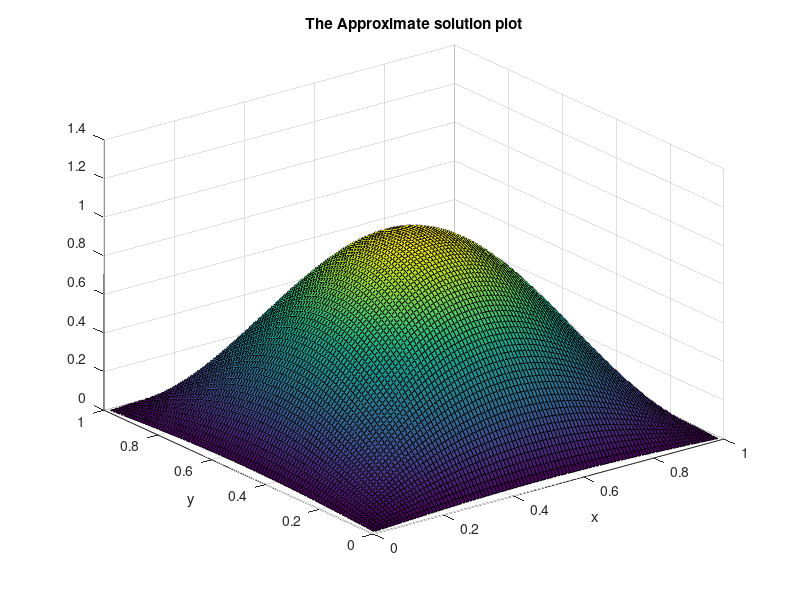
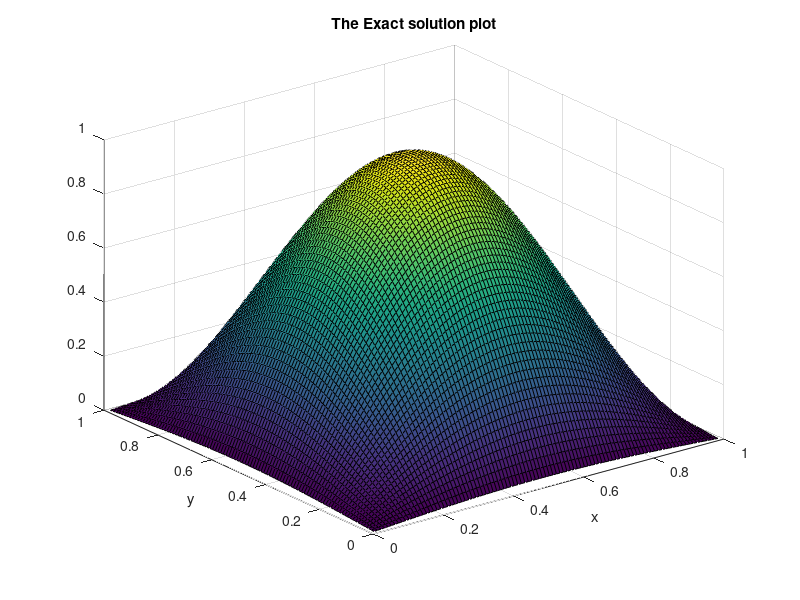

MATLAB code to generate these figures, in order:
%%%%%%%%%%%%%%%%%%%%%%%%%%%%%%%%%%%%%%%%%%%%%%%%%%%%%%%%%%%%%
%%%%          Matrix method for Poisson Equation         %%%%
%%%     u_{xx} + u_{yy} = f(x, y), 0 < x < 1, 0 < y < 1  %%%%
%%%              u(x, y) = 0 on boundary,                %%%%  
%%%  Exact soln: u(x, y) = sin(pi*x)*sin(pi*y)           %%%%
%%%        Here f(x, y) = -2*pi^2*sin(pi*x)*sin(pi*y);   %%%%
%%%        Course: MATH F422, Dr. P. Dhanumjaya          %%%% 
%%%%%%%%%%%%%%%%%%%%%%%%%%%%%%%%%%%%%%%%%%%%%%%%%%%%%%%%%%%%%

clc;
clear all;
close all;

fpoisson = @(x, y) -2*pi^2*sin(pi*x).*sin(pi*y);
uexact = @(x, y) sin(pi*x).*sin(pi*y);

xleft = 0; 
xright = 1; 
ybottom = 0; 
ytop = 1;

Nx = 100; 
Ny = 100;

format long;

hx = (xright-xleft)/Nx; 
x = zeros(Nx-1,1);
for i=1:Nx-1
  x(i) = xleft+i*hx;
end

hy = (ytop-ybottom)/Ny; 
y=zeros(Ny-1,1);
for i=1:Ny-1
  y(i) = ybottom+i*hy;
end


N = (Ny-1)*(Nx-1);
A = sparse(N,N); 
F = zeros(N,1);

hx1 = hx*hx; 
hy1 = hy*hy; 
for j = 1:Ny-1
  for i=1:Nx-1
    k = i + (j-1)*(Nx-1);
    F(k) = fpoisson(x(i),y(j));
    A(k,k) = -2/hx1 -2/hy1;
    if i == 1
        A(k,k+1) = 1/hx1;
    else
       if i==Nx-1
         A(k,k-1) = 1/hx1;
       else
        A(k,k-1) = 1/hx1;
        A(k,k+1) = 1/hx1;
       end
    end
    %-- y direction --------------
    if j == 1
        A(k,k+Nx-1) = 1/hy1;
    else
       if j==Ny-1
         A(k,k-(Nx-1)) = 1/hy1;
       else
          A(k,k-(Nx-1)) = 1/hy1;
          A(k,k+Nx-1) = 1/hy1;
       end
    end
  end
end

U = A\F;

%--- Transform back to (i,j) form to plot the solution ---
j = 1;
for k=1:N
  i = k - (j-1)*(Nx-1) ;
  Uapp(i,j) = U(k);
  Uex(i,j) = uexact(x(i),y(j));
  j = fix(k/(Nx-1)) + 1;
end

% Analyze abd Visualize the result.

e = max( max( abs(Uapp-Uex)))        % The maximum error

surf(x,y,Uapp); 
title('The Approximate solution plot'); 
xlabel('x'); 
ylabel('y');

figure(2); 
surf(x,y,Uex); 
title('The Exact solution plot'); 
xlabel('x');
ylabel('y');
